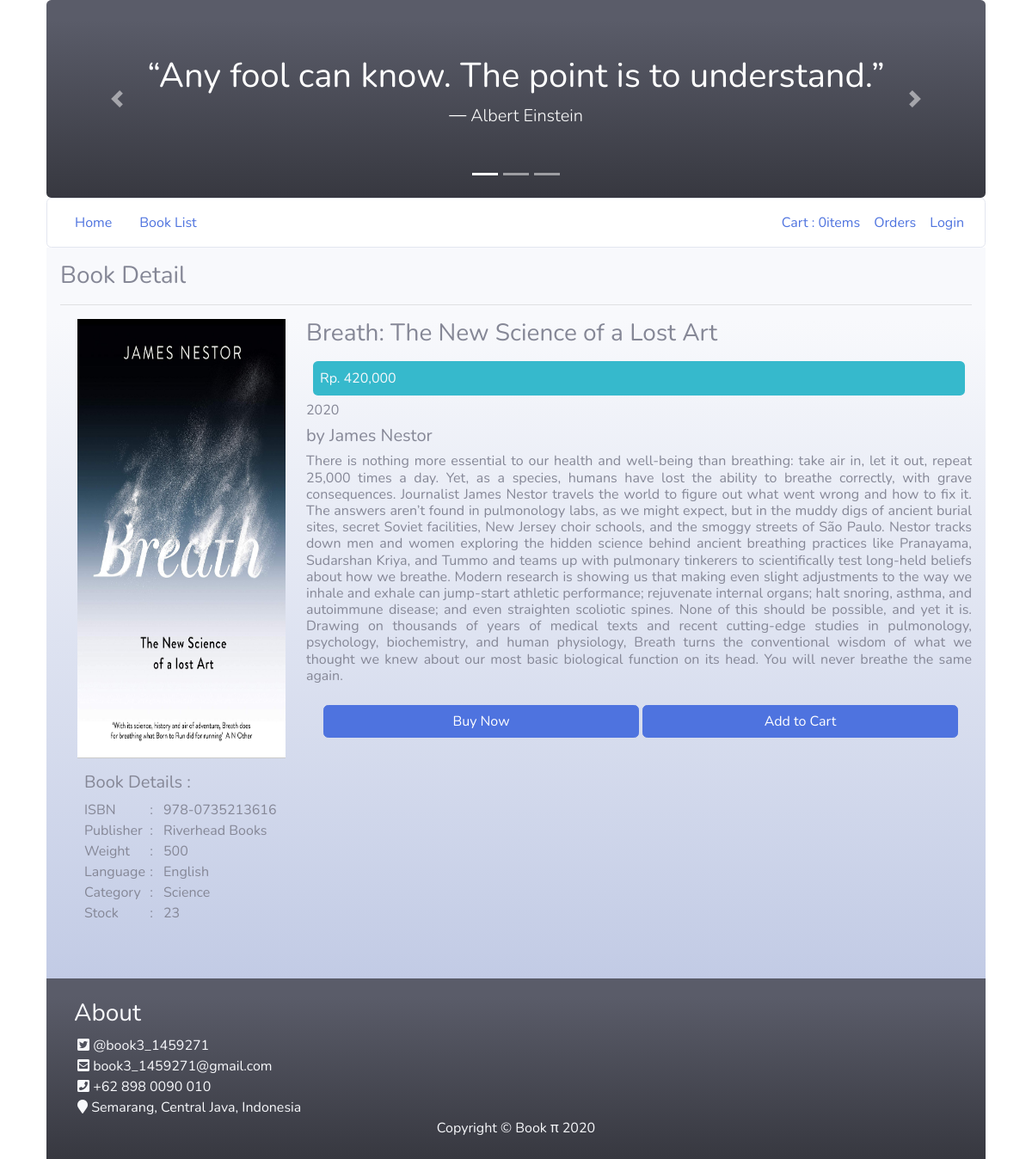
/Bookpi_Finaltest/book/detailbookeach/978-0735213616, run on the app's committed database.
### tables this page shows
CREATE TABLE `book` (
  `isbn` varchar(17) NOT NULL,
  `title` varchar(100) NOT NULL,
  `author` varchar(20) NOT NULL,
  `publisher` varchar(20) NOT NULL,
  `year` int(11) NOT NULL,
  `weight` int(11) NOT NULL,
  `lang` varchar(10) NOT NULL,
  `category` varchar(20) NOT NULL,
  `description` text NOT NULL,
  `price` int(11) NOT NULL,
  `stock` int(11) NOT NULL,
  `image` blob NOT NULL
);

### Bookpi_Finaltest/application/controllers/book.php (called while the page is built, shortened)
<?php if (!defined('BASEPATH')) exit('No direct script access allowed');
class book extends CI_Controller
{
  public function __construct()
  {
    $this->load->model('bookmodel');
  }
  public function detailbookeach($kode)
  {
    $data['book'] = $this->bookmodel->viewbookby($kode);
    $data['title'] = "Detail ".$this->bookmodel->viewbookby($kode)->title;
    $this->load->view('book/fragment/header',$data);
    $this->load->view('book/book_detail', $data);
    $this->load->view('book/fragment/footer');
  }
}

### Bookpi_Finaltest/index.php (called while the page is built, shortened)
<?php
require_once BASEPATH.'core/CodeIgniter.php';

### Bookpi_Finaltest/application/models/bookmodel.php (called while the page is built, shortened)
<?php if (!defined('BASEPATH')) exit('No direct script access allowed');
class bookmodel extends CI_Model
{
  public function viewbookby($kode)
  {
    $this->db->where('isbn', $kode);
    return $this->db->get('book')->row();
  }
}

### Bookpi_Finaltest/application/views/book/book_detail.php (the view, shortened to what this page needs)
<div class="container">
  <div class="container bg-gradient-light p-3">
    <h3>Book Detail</h3>
    <hr>
    <?php echo form_open("book/gotoorder/" . $book->isbn); ?>
    <div class="ml-2 row">
      <img src='<?php echo  base_url();
                echo  "/uploads/";
                echo $book->image; ?>' class="col-md-3">
      <div class="col">
        <div class="row">
          <h3 class="col"><?php echo $book->title; ?></h3>
        </div>
        <div class=" bg-info rounded text-light p-2 m-2 "> Rp. <?php echo number_format($book->price); ?></div>
        <div class="row">
          <h6 class="col"><?php echo $book->year; ?></h6>
        </div>
        <div class="row">
          <h5 class="col">by <?php echo $book->author; ?></h5>
        </div>
        <div class="row">
          <h6 class="col text-justify"><?php echo $book->description; ?></h6>
        </div>
        <div class="row mb-4 ml-3 mr-3 mt-3">
          <a class='col btn btn-primary btn-md ml-1' href='<?php echo base_url("book/buynow/") . $book->isbn; ?>' role='button'>Buy Now</a>
          <a class='col btn btn-primary btn-md ml-1' href='<?php echo base_url("book/addcart/") . $book->isbn; ?>' role='button'>Add to Cart</a>
        </div>
      </div>
    </div>
    <div class="col mt-3 ml-3 mb-5">
      <div class="row">
        <h5 class="col text-bold ">Book Details : </h5>
      </div>
      <div class="row">
        <div class="col-1">ISBN</div>:<div class="col"><?php echo $book->isbn; ?></div>
      </div>
      <div class="row">
        <div class="col-1">Publisher</div>:<div class="col"><?php echo $book->publisher; ?></div>
      </div>
      <div class="row">
        <div class="col-1">Weight</div>:<div class="col"><?php echo $book->weight; ?></div>
      </div>
      <div class="row">
        <div class="col-1">Language</div>:<div class="col"><?php echo $book->lang; ?></div>
      </div>
      <div class="row">
        <div class="col-1">Category</div>:<div class="col"><?php echo $book->category; ?></div>
      </div>
      <div class="row">
        <div class="col-1">Stock</div>:<div class="col"><?php echo $book->stock; ?></div>
      </div>
    </div>
    <?php echo form_close(); ?>
  </div>
</div>

### Bookpi_Finaltest/application/views/book/fragment/header.php (shortened to what this page needs)
<!DOCTYPE html>
<html lang="en">
<head>
  <link href="<?php echo base_url(""); ?>assets/vendor/fontawesome-free/css/all.min.css" rel="stylesheet" type="text/css">
  <link href="<?php echo base_url(""); ?>assets/css/sb-admin-2.min.css" rel="stylesheet">
</head>
<div class="container ">
  <div id="page-top" class="carousel slide" data-ride="carousel">
    <ol class="carousel-indicators">
      <li data-target="#page-top" data-slide-to="0" class="active"></li>
      <li data-target="#page-top" data-slide-to="1"></li>
      <li data-target="#page-top" data-slide-to="2"></li>
    </ol>
    <div class="carousel-inner">
      <div class=" carousel-item active jumbotron jumbotron-fluid text-white rounded bg-gradient-dark  text-center" style="margin-bottom:0;">
        <div class="container">
          <h1 class="display">“Any fool can know. The point is to understand.”</h1>
          <p class="lead">― Albert Einstein</p>
        </div>
      </div>
    </div>
    <a class="carousel-control-prev" href="#page-top" role="button" data-slide="prev">
      <span class="carousel-control-prev-icon" aria-hidden="true"></span>
    </a>
    <a class="carousel-control-next" href="#page-top" role="button" data-slide="next">
      <span class="carousel-control-next-icon" aria-hidden="true"></span>
    </a>
  </div>
  <div class="navbar border rounded ">
    <a class="nav-link active" href="<?php echo base_url(); ?>">Home</a>
    <a class="nav-link" href="<?php echo base_url('book/book_list'); ?>">Book List</a>
    <div class="p-2 ml-auto">
      <?php
      $cart = 'Cart : ' . $this->cart->total_items() . 'items'
      ?>
      <?php echo anchor('book/cartdetail', $cart) ?>
    </div>
    <div class="p-2">
        <div>
          <?php echo anchor('order/profile/'.$this->session->userdata('s_id'), 'Orders') ?>
        </div>
    </div>
    <div class="p-2">
      <?php
      if ($this->session->userdata('username')) {
      ?>
        <div>Welcome <?php echo $this->session->userdata('username') ?>
          <?php echo anchor('acc/logout', 'Logout') ?>
        <?php } else { ?>
          <?php echo anchor('acc/login', 'Login') ?>
        <?php } ?>
        </div>
    </div>
  </div>

### Bookpi_Finaltest/application/views/book/fragment/footer.php (shortened to what this page needs)
<footer class="sticky-bottom ">
  <div class="container ">
  <div class="container bg-gradient-dark">
    <h3 class="pl-2 pt-4 text-light">About</h3>
      <div class="col-md-6 text-light c"><i class="fab fa-twitter-square"></i></i> @book3_1459271</div>
      <div class="col-md-6 text-light c"><i class='fas fa-envelope-square'></i> book3_1459271@gmail.com</div>
      <div class="col-md-6 text-light c"><i class='fas fa-phone-square'></i> +62 898 0090 010</div>
      <div class="col-md-6 text-light c"><i class="fas fa-map-marker"></i></i> Semarang, Central Java, Indonesia</div>
      <div class="copyright text-center my-auto text-light pb-4 ">
        <span>Copyright &copy; Book π 2020</span>
      </div>
    </div>
  </div>
</footer>
</body>
</html>

### data on the page
book: image (picture), title "Breath: The New Science of a Lost Art", price "420,000", year "2020", author "James Nestor", description "There is nothing more essential to our health and well-being than breathing: take air in, let it out, repeat 25,000 times a day. Yet, as a species, humans have lost the ability to breathe correctly, with grave consequences. Journalist James Nestor travels the world to figure out what went wrong and how to fix it. The answers aren’t found in pulmonology labs, as we might expect, but in the muddy digs of ancient burial sites, secret Soviet facilities, New Jersey choir schools, and the smoggy streets of São Paulo. Nestor tracks down men and women exploring the hidden science behind ancient breathing practices like Pranayama, Sudarshan Kriya, and Tummo and teams up with pulmonary tinkerers to…", isbn "978-0735213616", publisher "Riverhead Books", weight "500", lang "English", category "Science", stock "23"

### other printed values
anchor('book/cartdetail', $cart) "Cart : 0items"
anchor('order/profile/'.$this->session->userdata('s_id'), 'Orders') "Orders"
anchor('acc/login', 'Login') "Login"
